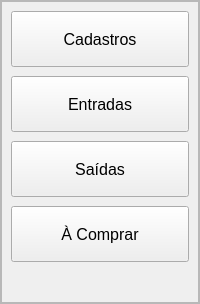
     <widget class="QFrame" name="fr_esquerda">
      <property name="sizePolicy">
       <sizepolicy hsizetype="Preferred" vsizetype="Preferred">
        <horstretch>0</horstretch>
        <verstretch>0</verstretch>
       </sizepolicy>
      </property>
      <property name="minimumSize">
       <size>
        <width>0</width>
        <height>0</height>
       </size>
      </property>
      <property name="maximumSize">
       <size>
        <width>250</width>
        <height>16777215</height>
       </size>
      </property>
      <property name="frameShape">
       <enum>QFrame::StyledPanel</enum>
      </property>
      <property name="frameShadow">
       <enum>QFrame::Raised</enum>
      </property>
      <layout class="QVBoxLayout" name="verticalLayout">
       <property name="spacing">
        <number>9</number>
       </property>
       <property name="leftMargin">
        <number>0</number>
       </property>
       <property name="topMargin">
        <number>0</number>
       </property>
       <property name="rightMargin">
        <number>0</number>
       </property>
       <property name="bottomMargin">
        <number>0</number>
       </property>
       <item>
        <widget class="QFrame" name="fr_funcoes">
         <property name="frameShape">
          <enum>QFrame::StyledPanel</enum>
         </property>
         <property name="frameShadow">
          <enum>QFrame::Raised</enum>
         </property>
         <layout class="QVBoxLayout" name="verticalLayout_8">
          <property name="spacing">
           <number>9</number>
          </property>
          <property name="leftMargin">
           <number>9</number>
          </property>
          <property name="topMargin">
           <number>9</number>
          </property>
          <property name="rightMargin">
           <number>9</number>
          </property>
          <property name="bottomMargin">
           <number>0</number>
          </property>
          <item>
           <widget class="QPushButton" name="pb_cadastros">
            <property name="minimumSize">
             <size>
              <width>0</width>
              <height>56</height>
             </size>
            </property>
            <property name="font">
             <font>
              <family>Arial</family>
              <pointsize>12</pointsize>
              <italic>false</italic>
              <bold>false</bold>
             </font>
            </property>
            <property name="cursor">
             <cursorShape>PointingHandCursor</cursorShape>
            </property>
            <property name="styleSheet">
             <string notr="true">QPushButton:hover{
	background-color: rgb(255, 0, 0);
	color: rgb(255, 255, 255);
	border-radius: 20px
}</string>
            </property>
            <property name="text">
             <string>Cadastros</string>
            </property>
            <property name="icon">
             <iconset>
              <normaloff>Icons/icons8-folder-48.png</normaloff>Icons/icons8-folder-48.png</iconset>
            </property>
            <property name="iconSize">
             <size>
              <width>48</width>
              <height>48</height>
             </size>
            </property>
           </widget>
          </item>
          <item>
           <widget class="QPushButton" name="pb_entradas">
            <property name="minimumSize">
             <size>
              <width>0</width>
              <height>56</height>
             </size>
            </property>
            <property name="font">
             <font>
              <family>Arial</family>
              <pointsize>12</pointsize>
             </font>
            </property>
            <property name="cursor">
             <cursorShape>PointingHandCursor</cursorShape>
            </property>
            <property name="styleSheet">
             <string notr="true">QPushButton:hover{
	background-color: rgb(255, 255, 0);
	color: rgb(0, 0, 0);
	border-radius: 20px
}</string>
            </property>
            <property name="text">
             <string>Entradas</string>
            </property>
            <property name="icon">
             <iconset>
              <normaloff>Icons/icons8-new-window-48.png</normaloff>Icons/icons8-new-window-48.png</iconset>
            </property>
            <property name="iconSize">
             <size>
              <width>48</width>
              <height>48</height>
             </size>
            </property>
           </widget>
          </item>
          <item>
           <widget class="QPushButton" name="pb_saidas">
            <property name="minimumSize">
             <size>
              <width>0</width>
              <height>56</height>
             </size>
            </property>
            <property name="font">
             <font>
              <family>Arial</family>
              <pointsize>12</pointsize>
             </font>
            </property>
            <property name="cursor">
             <cursorShape>PointingHandCursor</cursorShape>
            </property>
            <property name="styleSheet">
             <string notr="true">QPushButton:hover{
	background-color: rgb(85, 255, 127);	
	color: rgb(255, 0, 0);
	border-radius: 20px
}</string>
            </property>
            <property name="text">
             <string>Saídas</string>
            </property>
            <property name="icon">
             <iconset>
              <normaloff>Icons/icons8-open-view-48.png</normaloff>Icons/icons8-open-view-48.png</iconset>
            </property>
            <property name="iconSize">
             <size>
              <width>48</width>
              <height>48</height>
             </size>
            </property>
           </widget>
          </item>
          <item>
           <widget class="QPushButton" name="pb_compra">
            <property name="minimumSize">
             <size>
              <width>0</width>
              <height>56</height>
             </size>
            </property>
            <property name="font">
             <font>
              <family>Arial</family>
              <pointsize>12</pointsize>
             </font>
            </property>
            <property name="cursor">
             <cursorShape>PointingHandCursor</cursorShape>
            </property>
            <property name="styleSheet">
             <string notr="true">QPushButton:hover{
	background-color: rgb(0, 0, 255);	
	color: rgb(255, 255, 255);
	border-radius: 20px
}</string>
            </property>
            <property name="text">
             <string>À Comprar</string>
            </property>
            <property name="icon">
             <iconset>
              <normaloff>Icons/icons8-choose-48.png</normaloff>Icons/icons8-choose-48.png</iconset>
            </property>
            <property name="iconSize">
             <size>
              <width>48</width>
              <height>48</height>
             </size>
            </property>
           </widget>
          </item>
          <item>
           <spacer name="verticalSpacer">
            <property name="orientation">
             <enum>Qt::Vertical</enum>
            </property>
            <property name="sizeHint" stdset="0">
             <size>
              <width>20</width>
              <height>40</height>
             </size>
            </property>
           </spacer>
          </item>
         </layout>
        </widget>
       </item>
      </layout>
     </widget>
